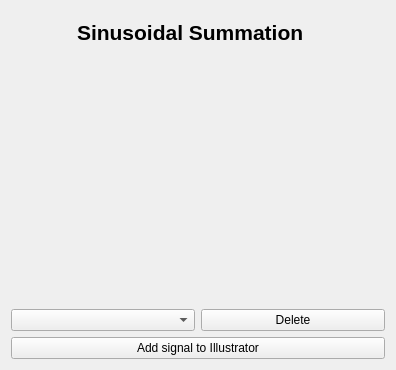
       <widget class="QWidget" name="layoutWidget">
        <layout class="QGridLayout" name="gridLayout_for_sinusoidalSummation">
         <item row="0" column="0">
          <layout class="QVBoxLayout" name="verticalLayout_mainGraphButtons"/>
         </item>
         <item row="0" column="1">
          <widget class="QWidget" name="widget_singleuse_as_backGround_for_summation" native="true">
           <layout class="QGridLayout" name="gridLayout_5">
            <item row="0" column="0">
             <widget class="QLabel" name="label_For_summation">
              <property name="text">
               <string>&lt;html&gt;&lt;head/&gt;&lt;body&gt;&lt;p&gt;&lt;span style=&quot; font-size:16pt; font-weight:600;&quot;&gt;Sinusoidal Summation &lt;/span&gt;&lt;/p&gt;&lt;/body&gt;&lt;/html&gt;</string>
              </property>
              <property name="alignment">
               <set>Qt::AlignCenter</set>
              </property>
             </widget>
            </item>
            <item row="1" column="0">
             <widget class="PlotWidget" name="Widget_Adder" native="true">
              <property name="palette">
               <palette>
                <active>
                 <colorrole role="WindowText">
                  <brush brushstyle="SolidPattern">
                   <color alpha="255">
                    <red>0</red>
                    <green>0</green>
                    <blue>0</blue>
                   </color>
                  </brush>
                 </colorrole>
                 <colorrole role="Button">
                  <brush brushstyle="SolidPattern">
                   <color alpha="255">
                    <red>173</red>
                    <green>198</green>
                    <blue>224</blue>
                   </color>
                  </brush>
                 </colorrole>
                 <colorrole role="Light">
                  <brush brushstyle="SolidPattern">
                   <color alpha="255">
                    <red>255</red>
                    <green>255</green>
                    <blue>255</blue>
                   </color>
                  </brush>
                 </colorrole>
                 <colorrole role="Midlight">
                  <brush brushstyle="SolidPattern">
                   <color alpha="255">
                    <red>255</red>
                    <green>255</green>
                    <blue>255</blue>
                   </color>
                  </brush>
                 </colorrole>
                 <colorrole role="Dark">
                  <brush brushstyle="SolidPattern">
                   <color alpha="255">
                    <red>127</red>
                    <green>127</green>
                    <blue>127</blue>
                   </color>
                  </brush>
                 </colorrole>
                 <colorrole role="Mid">
                  <brush brushstyle="SolidPattern">
                   <color alpha="255">
                    <red>170</red>
                    <green>170</green>
                    <blue>170</blue>
                   </color>
                  </brush>
                 </colorrole>
                 <colorrole role="Text">
                  <brush brushstyle="SolidPattern">
                   <color alpha="255">
                    <red>0</red>
                    <green>0</green>
                    <blue>0</blue>
                   </color>
                  </brush>
                 </colorrole>
                 <colorrole role="BrightText">
                  <brush brushstyle="SolidPattern">
                   <color alpha="255">
                    <red>255</red>
                    <green>255</green>
                    <blue>255</blue>
                   </color>
                  </brush>
                 </colorrole>
                 <colorrole role="ButtonText">
                  <brush brushstyle="SolidPattern">
                   <color alpha="255">
                    <red>0</red>
                    <green>0</green>
                    <blue>0</blue>
                   </color>
                  </brush>
                 </colorrole>
                 <colorrole role="Base">
                  <brush brushstyle="SolidPattern">
                   <color alpha="255">
                    <red>173</red>
                    <green>198</green>
                    <blue>224</blue>
                   </color>
                  </brush>
                 </colorrole>
                 <colorrole role="Window">
                  <brush brushstyle="SolidPattern">
                   <color alpha="255">
                    <red>173</red>
                    <green>198</green>
                    <blue>224</blue>
                   </color>
                  </brush>
                 </colorrole>
                 <colorrole role="Shadow">
                  <brush brushstyle="SolidPattern">
                   <color alpha="255">
                    <red>0</red>
                    <green>0</green>
                    <blue>0</blue>
                   </color>
                  </brush>
                 </colorrole>
                 <colorrole role="AlternateBase">
                  <brush brushstyle="SolidPattern">
                   <color alpha="255">
                    <red>255</red>
                    <green>255</green>
                    <blue>255</blue>
                   </color>
                  </brush>
                 </colorrole>
                 <colorrole role="ToolTipBase">
                  <brush brushstyle="SolidPattern">
                   <color alpha="255">
                    <red>255</red>
                    <green>255</green>
                    <blue>220</blue>
                   </color>
                  </brush>
                 </colorrole>
                 <colorrole role="ToolTipText">
                  <brush brushstyle="SolidPattern">
                   <color alpha="255">
                    <red>0</red>
                    <green>0</green>
                    <blue>0</blue>
                   </color>
                  </brush>
                 </colorrole>
                </active>
                <inactive>
                 <colorrole role="WindowText">
                  <brush brushstyle="SolidPattern">
                   <color alpha="255">
                    <red>0</red>
                    <green>0</green>
                    <blue>0</blue>
                   </color>
                  </brush>
                 </colorrole>
                 <colorrole role="Button">
                  <brush brushstyle="SolidPattern">
                   <color alpha="255">
                    <red>173</red>
                    <green>198</green>
                    <blue>224</blue>
                   </color>
                  </brush>
                 </colorrole>
                 <colorrole role="Light">
                  <brush brushstyle="SolidPattern">
                   <color alpha="255">
                    <red>255</red>
                    <green>255</green>
                    <blue>255</blue>
                   </color>
                  </brush>
                 </colorrole>
                 <colorrole role="Midlight">
                  <brush brushstyle="SolidPattern">
                   <color alpha="255">
                    <red>255</red>
                    <green>255</green>
                    <blue>255</blue>
                   </color>
                  </brush>
                 </colorrole>
                 <colorrole role="Dark">
                  <brush brushstyle="SolidPattern">
                   <color alpha="255">
                    <red>127</red>
                    <green>127</green>
                    <blue>127</blue>
                   </color>
                  </brush>
                 </colorrole>
                 <colorrole role="Mid">
                  <brush brushstyle="SolidPattern">
                   <color alpha="255">
                    <red>170</red>
                    <green>170</green>
                    <blue>170</blue>
                   </color>
                  </brush>
                 </colorrole>
                 <colorrole role="Text">
                  <brush brushstyle="SolidPattern">
                   <color alpha="255">
                    <red>0</red>
                    <green>0</green>
                    <blue>0</blue>
                   </color>
                  </brush>
                 </colorrole>
                 <colorrole role="BrightText">
                  <brush brushstyle="SolidPattern">
                   <color alpha="255">
                    <red>255</red>
                    <green>255</green>
                    <blue>255</blue>
                   </color>
                  </brush>
                 </colorrole>
                 <colorrole role="ButtonText">
                  <brush brushstyle="SolidPattern">
                   <color alpha="255">
                    <red>0</red>
                    <green>0</green>
                    <blue>0</blue>
                   </color>
                  </brush>
                 </colorrole>
                 <colorrole role="Base">
                  <brush brushstyle="SolidPattern">
                   <color alpha="255">
                    <red>173</red>
                    <green>198</green>
                    <blue>224</blue>
                   </color>
                  </brush>
                 </colorrole>
                 <colorrole role="Window">
                  <brush brushstyle="SolidPattern">
                   <color alpha="255">
                    <red>173</red>
                    <green>198</green>
                    <blue>224</blue>
                   </color>
                  </brush>
                 </colorrole>
                 <colorrole role="Shadow">
                  <brush brushstyle="SolidPattern">
                   <color alpha="255">
                    <red>0</red>
                    <green>0</green>
                    <blue>0</blue>
                   </color>
                  </brush>
                 </colorrole>
                 <colorrole role="AlternateBase">
                  <brush brushstyle="SolidPattern">
                   <color alpha="255">
                    <red>255</red>
                    <green>255</green>
                    <blue>255</blue>
                   </color>
                  </brush>
                 </colorrole>
                 <colorrole role="ToolTipBase">
                  <brush brushstyle="SolidPattern">
                   <color alpha="255">
                    <red>255</red>
                    <green>255</green>
                    <blue>220</blue>
                   </color>
                  </brush>
                 </colorrole>
                 <colorrole role="ToolTipText">
                  <brush brushstyle="SolidPattern">
                   <color alpha="255">
                    <red>0</red>
                    <green>0</green>
                    <blue>0</blue>
                   </color>
                  </brush>
                 </colorrole>
                </inactive>
                <disabled>
                 <colorrole role="WindowText">
                  <brush brushstyle="SolidPattern">
                   <color alpha="255">
                    <red>127</red>
                    <green>127</green>
                    <blue>127</blue>
                   </color>
                  </brush>
                 </colorrole>
                 <colorrole role="Button">
                  <brush brushstyle="SolidPattern">
                   <color alpha="255">
                    <red>173</red>
                    <green>198</green>
                    <blue>224</blue>
                   </color>
                  </brush>
                 </colorrole>
                 <colorrole role="Light">
                  <brush brushstyle="SolidPattern">
                   <color alpha="255">
                    <red>255</red>
                    <green>255</green>
                    <blue>255</blue>
                   </color>
                  </brush>
                 </colorrole>
                 <colorrole role="Midlight">
                  <brush brushstyle="SolidPattern">
                   <color alpha="255">
                    <red>255</red>
                    <green>255</green>
                    <blue>255</blue>
                   </color>
                  </brush>
                 </colorrole>
                 <colorrole role="Dark">
                  <brush brushstyle="SolidPattern">
                   <color alpha="255">
                    <red>127</red>
                    <green>127</green>
                    <blue>127</blue>
                   </color>
                  </brush>
                 </colorrole>
                 <colorrole role="Mid">
                  <brush brushstyle="SolidPattern">
                   <color alpha="255">
                    <red>170</red>
                    <green>170</green>
                    <blue>170</blue>
                   </color>
                  </brush>
                 </colorrole>
                 <colorrole role="Text">
                  <brush brushstyle="SolidPattern">
                   <color alpha="255">
                    <red>127</red>
                    <green>127</green>
                    <blue>127</blue>
                   </color>
                  </brush>
                 </colorrole>
                 <colorrole role="BrightText">
                  <brush brushstyle="SolidPattern">
                   <color alpha="255">
                    <red>255</red>
                    <green>255</green>
                    <blue>255</blue>
                   </color>
                  </brush>
                 </colorrole>
                 <colorrole role="ButtonText">
                  <brush brushstyle="SolidPattern">
                   <color alpha="255">
                    <red>127</red>
                    <green>127</green>
                    <blue>127</blue>
                   </color>
                  </brush>
                 </colorrole>
                 <colorrole role="Base">
                  <brush brushstyle="SolidPattern">
                   <color alpha="255">
                    <red>173</red>
                    <green>198</green>
                    <blue>224</blue>
                   </color>
                  </brush>
                 </colorrole>
                 <colorrole role="Window">
                  <brush brushstyle="SolidPattern">
                   <color alpha="255">
                    <red>173</red>
                    <green>198</green>
                    <blue>224</blue>
                   </color>
                  </brush>
                 </colorrole>
                 <colorrole role="Shadow">
                  <brush brushstyle="SolidPattern">
                   <color alpha="255">
                    <red>0</red>
                    <green>0</green>
                    <blue>0</blue>
                   </color>
                  </brush>
                 </colorrole>
                 <colorrole role="AlternateBase">
                  <brush brushstyle="SolidPattern">
                   <color alpha="255">
                    <red>255</red>
                    <green>255</green>
                    <blue>255</blue>
                   </color>
                  </brush>
                 </colorrole>
                 <colorrole role="ToolTipBase">
                  <brush brushstyle="SolidPattern">
                   <color alpha="255">
                    <red>255</red>
                    <green>255</green>
                    <blue>220</blue>
                   </color>
                  </brush>
                 </colorrole>
                 <colorrole role="ToolTipText">
                  <brush brushstyle="SolidPattern">
                   <color alpha="255">
                    <red>0</red>
                    <green>0</green>
                    <blue>0</blue>
                   </color>
                  </brush>
                 </colorrole>
                </disabled>
               </palette>
              </property>
              <property name="styleSheet">
               <string notr="true"/>
              </property>
             </widget>
            </item>
            <item row="1" column="1">
             <spacer name="verticalSpacer_for_summation">
              <property name="orientation">
               <enum>Qt::Vertical</enum>
              </property>
              <property name="sizeHint" stdset="0">
               <size>
                <width>10</width>
                <height>233</height>
               </size>
              </property>
             </spacer>
            </item>
            <item row="2" column="0">
             <spacer name="horizontalSpacer_for_sumamtion">
              <property name="orientation">
               <enum>Qt::Horizontal</enum>
              </property>
              <property name="sizeHint" stdset="0">
               <size>
                <width>346</width>
                <height>10</height>
               </size>
              </property>
             </spacer>
            </item>
            <item row="0" column="1">
             <spacer name="verticalSpacerForLabelSummation">
              <property name="orientation">
               <enum>Qt::Vertical</enum>
              </property>
              <property name="sizeType">
               <enum>QSizePolicy::Fixed</enum>
              </property>
              <property name="sizeHint" stdset="0">
               <size>
                <width>10</width>
                <height>25</height>
               </size>
              </property>
             </spacer>
            </item>
           </layout>
          </widget>
         </item>
         <item row="1" column="1">
          <layout class="QGridLayout" name="gridLayout_For_sunusoidalSummation">
           <item row="1" column="0" colspan="2">
            <widget class="QPushButton" name="Button_confirmation">
             <property name="text">
              <string>Add signal to Illustrator</string>
             </property>
            </widget>
           </item>
           <item row="0" column="0">
            <widget class="QComboBox" name="Combobox_signal"/>
           </item>
           <item row="0" column="1">
            <widget class="QPushButton" name="Button_delete">
             <property name="text">
              <string>Delete</string>
             </property>
            </widget>
           </item>
          </layout>
         </item>
        </layout>
       </widget>
